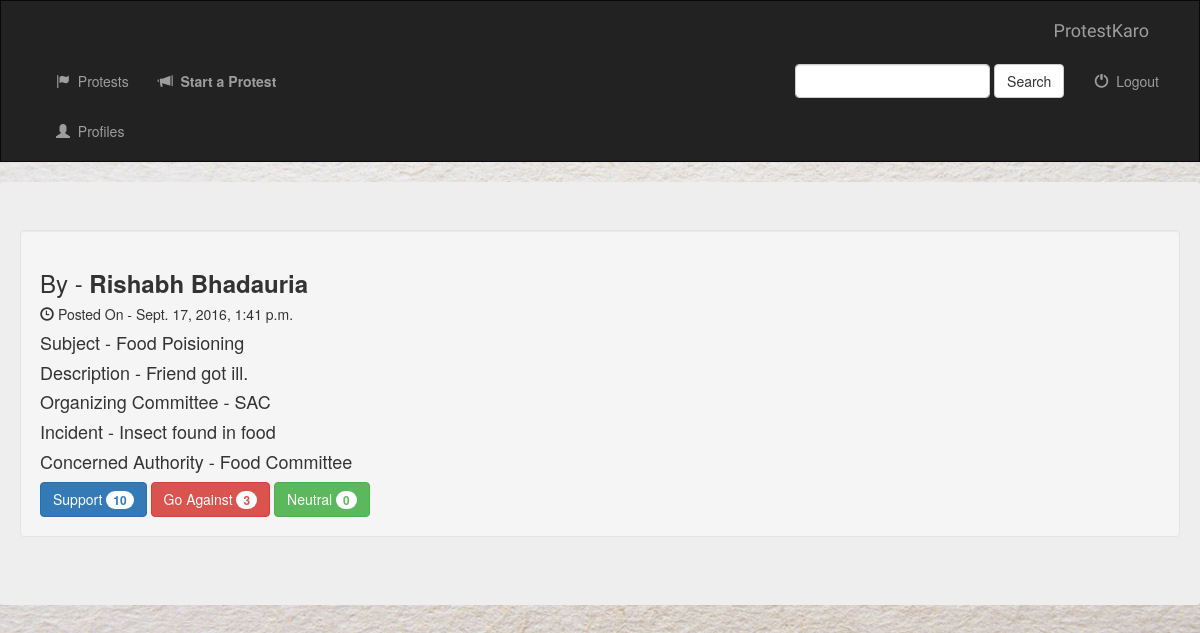
The app's page /post/2/ with its own data.
### protest/models.py (models this page shows, shortened)
class Post(models.Model):
    profile_id = models.ForeignKey(Profile, on_delete=models.CASCADE)
    subject = models.CharField(max_length=100)
    description = models.TextField()
    support_count = models.IntegerField(default=0)
    against_count = models.IntegerField(default=0)
    neutral_count = models.IntegerField(default=0)
    organizing_committee = models.CharField(max_length=100)
    age_group = models.CharField(max_length=25)
    dateTime = models.DateTimeField(auto_now_add=True)
    incident = models.TextField()
    closed = models.BooleanField(default=1)
    picture = models.CharField(max_length=1000)
    tag = models.CharField(max_length=100)
    concerned_authority = models.CharField(max_length=100)

class Profile(models.Model):
    first_name = models.CharField(max_length=25)
    last_name = models.CharField(max_length=25)
    age = models.IntegerField()
    gender = models.CharField(max_length=1)
    location = models.CharField(max_length=100)
    designation = models.CharField(max_length=50)
    about_yourself = models.TextField()
    post_count = models.IntegerField()
    registered_on = models.DateField(auto_now_add=True)
    contact_no = models.IntegerField()
    def __str__(self):
        s = self.first_name+" "+self.last_name
        return s

### protest/views.py (the view)
# urls.py: url(r'^post/(?P<pk>[0-9]+)/$', views.DetailViewPost.as_view(), name='detail_post'),
class DetailViewPost(generic.DetailView):
    model = Post
    template_name = 'protest/detail_post.html'

### protest/templates/protest/detail_post.html (shortened to what this page needs)
<!DOCTYPE html>
<html lang="en">
<head>
    {% extends 'protest/base.html' %}
    {% block body %}
</head>
<body>
    <div class="jumbotron">
        <div class="well">
            <h3> By - <strong>{{ post.profile_id }}</strong></h3>
            <h5><span class="glyphicon glyphicon-time" aria-hidden="true"></span> Posted On - {{ post.dateTime }}</h5>
            <h4>Subject - {{ post.subject }}</h4>
            <h4>Description - {{ post.description }}</h4>
            <h4>Organizing Committee - {{ post.organizing_committee }}</h4>
            <h4>Incident - {{ post.incident }}</h4>
            <h4>Concerned Authority - {{ post.concerned_authority }}</h4>
            <a href="#" class="btn btn-primary">Support <span class="badge">{{ post.support_count }}</span> </a>
            <a href="#" class="btn btn-danger">Go Against <span class="badge">{{ post.against_count }}</span> </a>
            <a href="#" class="btn btn-success">Neutral <span class="badge">{{ post.neutral_count }}</span> </a>
        </div>
    </div>
    {% endblock %}

### protest/static/protest/style.css (style rules this page uses)
body { background: white url("images/background.jpg"); }

### records on screen
Post: profile_id "Rishabh Bhadauria", dateTime "Sept. 17, 2016, 1:41 p.m.", subject "Food Poisioning", description "Friend got ill.", organizing_committee "SAC", incident "Insect found in food", concerned_authority "Food Committee", support_count "10", against_count "3", neutral_count "0"
